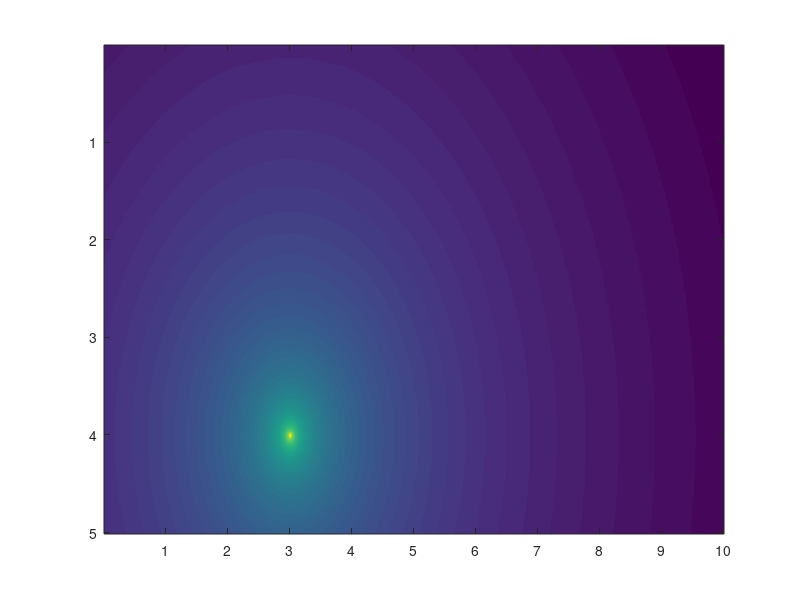
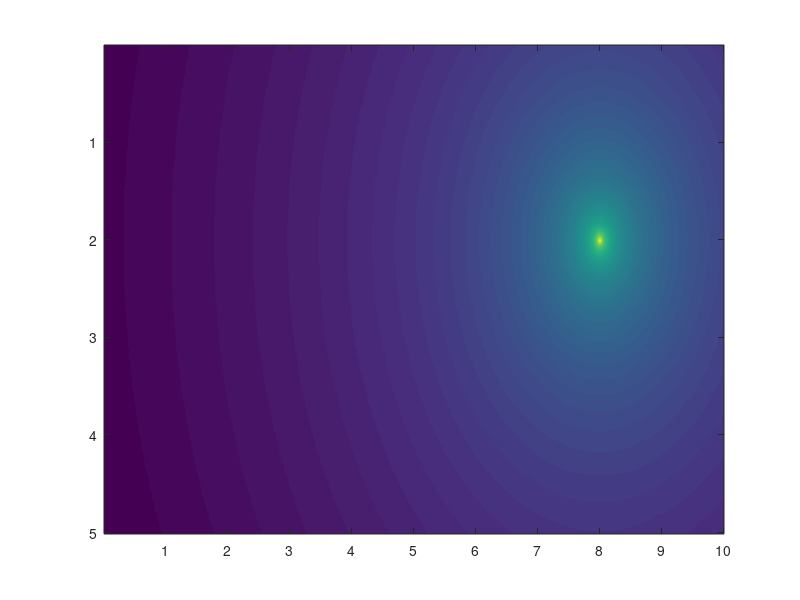
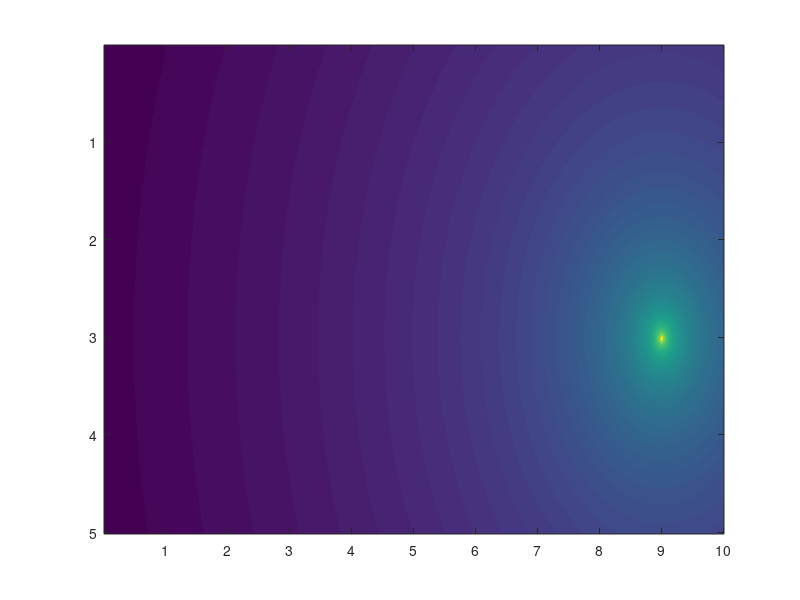
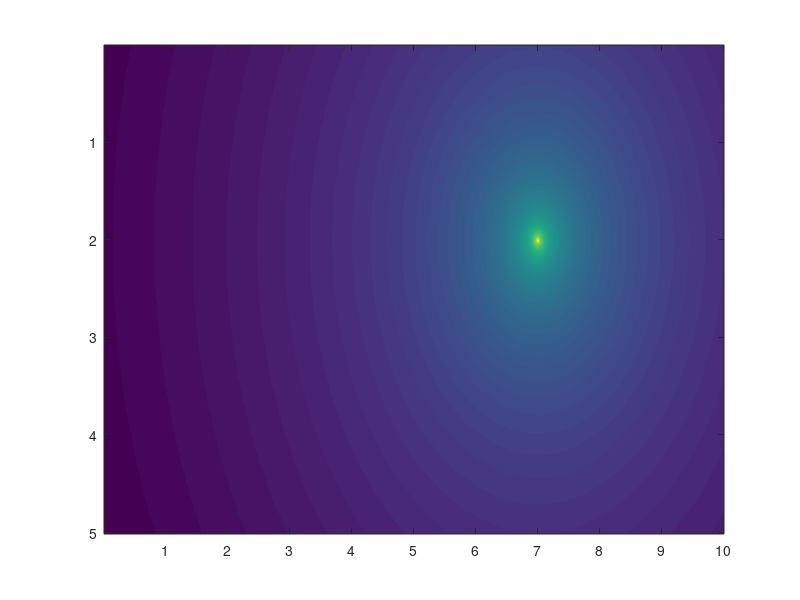

The MATLAB script that drew these images, in order:
clear 
n=2;
d=1;
mu=0;
sigma=0.3;
Gr=1;
R=0.001;
f=2.4;
nprop = 2; 
%Gt=rho;
Pt=20;
%+normrnd(mu,sigma);
%RSSI=@(A,n,d,mu,sigma) A-10*log2(d);
RSSI=@(A,n,sigma,d) A-10*nprop*log2(d)+ normrnd(0,0.5);
%+normrnd(mu,sigma);
Pr=@(Pt,Gt,Gr,R,f) Pt+Gt+Gr-20*log10(R)-20*log2(f)-92.45;
%ComputeAngle=@(angle_temp) rho(angle_temp);
computeDist=@(A,RSSI,n) 2.^((A-RSSI)/(10*n));

x=0:0.01:10;
y=0:0.01:5;

coord_X=2;
coord_Y=3;
dist_X=-ones(size(y'))*(coord_X-x);
dist_Y=(coord_Y-y')*ones(size(x));
dist=dist_X.^2+dist_Y.^2;
mask=((dist_Y(:,1)>0*ones(size(x))) & (ones(size(y'))*dist_X(1,:)>0))+...
       2*((dist_Y(:,1)>0*ones(size(x))) & (ones(size(y'))*dist_X(1,:)<0))+...
        3*((dist_Y(:,1)<0*ones(size(x))) & (ones(size(y'))*dist_X(1,:)<0))+...
        4*((dist_Y(:,1)<0*ones(size(x))) & (ones(size(y'))*dist_X(1,:)>0));
angle=atan(dist_Y./dist_X);
angle_def=angle.*(mask==1)+ ((pi+angle).*(mask==2))+ ((pi+angle).*(mask==3))+ ((2*pi+angle).*(mask==4));
thickness=0.0001;
theta = 0:thickness:2*pi;
%rho=abs(cos(pi/2.*cos(theta-pi/2))./sin(theta-pi/2)).^2;
rho=ones(size(theta))*1.64;


%matrix_Pr=Pr(Pt,angle_index,Gr,R,f);
%matrix=RSSI(60,n,dist,mu,sigma);



computeDist=@(A,RSSI,n) 2^((A-RSSI)/(10*n));
sigma=0.2;


x=0:0.01:10;
y=0:0.01:5;

n=2;A=60;
%n_r=[2,2];
%<<<<<<< Updated upstream
n_r=[nprop];
%>>>>>>> Stashed changes
c_1=[3,4];c_2=[8,2];c_3=[9,3]; c_4 = [7,2] ; c_5 = [1,3.5];



figure();
dist_X=-ones(size(y'))*(c_1(1)-x);
dist_Y=(c_1(2)-y')*ones(size(x));
dist_1=sqrt(dist_X.^2+dist_Y.^2);
m_1=RSSI(60,n,sigma,dist_1);
imagesc(m_1);
xticks(0:100:1000);xticklabels([0:1:10]);yticks(0:100:500);yticklabels([0:1:5]);
clear dist_X dist_Y
%%
figure();
dist_X=-ones(size(y'))*(c_2(1)-x);
dist_Y=(c_2(2)-y')*ones(size(x));
dist_2=sqrt(dist_X.^2+dist_Y.^2);
m_2=RSSI(60,n,sigma,dist_2);

imagesc(m_2);
xticks(0:100:1000);xticklabels([0:1:10]);yticks(0:100:500);yticklabels([0:1:5]);
clear dist_X dist_Y

figure();
dist_X=-ones(size(y'))*(c_3(1)-x);
dist_Y=(c_3(2)-y')*ones(size(x));
dist_3=sqrt(dist_X.^2+dist_Y.^2);
m_3=RSSI(60,n,sigma,dist_3);

imagesc(m_3);
xticks(0:100:1000);xticklabels([0:1:10]);yticks(0:100:500);yticklabels([0:1:5]);
clear dist_X dist_Y


figure();
dist_X=-ones(size(y'))*(c_4(1)-x);
dist_Y=(c_4(2)-y')*ones(size(x));
dist_4=sqrt(dist_X.^2+dist_Y.^2);
m_4=RSSI(60,n,sigma,dist_4);

figure();
dist_X=-ones(size(y'))*(c_5(1)-x);
dist_Y=(c_5(2)-y')*ones(size(x));
dist_5=sqrt(dist_X.^2+dist_Y.^2);
m_5=RSSI(60,n,sigma,dist_5);


imagesc(m_4);
xticks(0:100:1000);xticklabels([0:1:10]);yticks(0:100:500);yticklabels([0:1:5]);
clear dist_X dist_Y



pos=[4,2];
iPos(1)=find(x==pos(1));
iPos(2)=find(y==pos(2));
RSSI_vect=m_1(iPos(2),iPos(1));m_dist=computeDist(A,RSSI_vect(1),n_r(1));
RSSI_vect(2)=m_2(iPos(2),iPos(1));m_dist(2)=computeDist(A,RSSI_vect(2),n_r(1));
RSSI_vect(3)=m_3(iPos(2),iPos(1));m_dist(3)=computeDist(A,RSSI_vect(3),n_r(1));
RSSI_vect(4)=m_4(iPos(2),iPos(1));m_dist(4)=computeDist(A,RSSI_vect(4),n_r(1));
RSSI_vect(5)=m_5(iPos(2),iPos(1));m_dist(5)=computeDist(A,RSSI_vect(5),n_r(1));


% maximum likelihood 
pos_x = [c_1(1),c_2(1),c_3(1),c_4(1),c_5(1)];
pos_y = [c_1(2),c_2(2),c_3(2),c_4(2),c_5(2)];
s = size(pos_x,2);

 
 
  for   i = 1: (s-1)
       A(i,1) = 2*(pos_x(i) - (pos_x(s))); 
       A(i,2)=   2*(pos_y(i) - (pos_y(s)));  
       b(i,1)= pos_x(i).^2 - pos_x(s).^2 + pos_y(i).^2 - pos_y(s).^2 + m_dist(s).^2-m_dist(i).^2; 
  end 
 
  
  position = inv(A' * A)* A' *b ;
  
  
 


